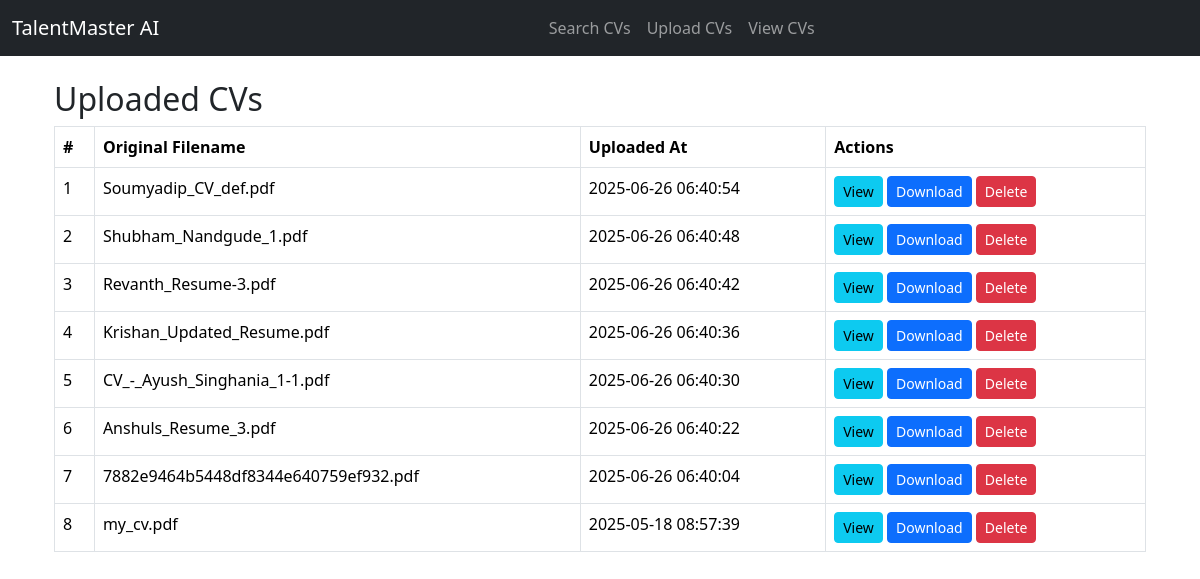
Screenshot of /cvs with the database file from the repository.
### app.py (models this page shows, shortened)
class UploadedCV(db.Model):
    id = db.Column(db.Integer, primary_key=True)
    original_filename = db.Column(db.String(255))
    stored_filename = db.Column(db.String(255), unique=True)
    filepath = db.Column(db.String(255))
    upload_time = db.Column(db.DateTime, default=datetime.utcnow)

### app.py (the view)
@app.route('/cvs')
def cvs():
    uploads = UploadedCV.query.order_by(UploadedCV.upload_time.desc()).all()
    return render_template('cvs.html', uploads=uploads)

### templates/cvs.html (shortened to what this page needs)
{% extends "base.html" %}
{% block content %}
<div class="container mt-4">
  <h2>Uploaded CVs</h2>
  {% if uploads %}
  <table class="table table-bordered table-hover">
    <thead>
      <tr>
        <th>#</th>
        <th>Original Filename</th>
        <th>Uploaded At</th>
        <th>Actions</th>
      </tr>
    </thead>
    <tbody>
      {% for cv in uploads %}
      <tr>
        <td>{{ loop.index }}</td>
        <td>{{ cv.original_filename }}</td>
        <td>{{ cv.upload_time.strftime('%Y-%m-%d %H:%M:%S') }}</td>
        <td>
          <a href="{{ url_for('uploaded_file', filename=cv.stored_filename) }}" target="_blank" class="btn btn-sm btn-info">View</a>
          <a href="{{ url_for('download', cv_id=cv.id) }}" class="btn btn-sm btn-primary">Download</a>
          <form action="{{ url_for('delete', cv_id=cv.id) }}" method="POST" style="display:inline;" onsubmit="return confirm('Are you sure you want to delete this CV?');">
            <button type="submit" class="btn btn-sm btn-danger">Delete</button>
          </form>
        </td>
      </tr>
      {% endfor %}
    </tbody>
  </table>
  {% else %}
  <p>No CVs uploaded yet.</p>
  {% endif %}
</div>
{% endblock %}

### templates/base.html (shortened to what this page needs)
<!DOCTYPE html>
<html lang="en">
<head>
  <link href="https://cdn.jsdelivr.net/npm/bootstrap@5.3.3/dist/css/bootstrap.min.css" rel="stylesheet">
</head>
<body>
  <nav class="navbar navbar-expand-lg navbar-dark bg-dark">
    <div class="container-fluid">
      <a class="navbar-brand" href="{{ url_for('index') }}">TalentMaster AI</a>
      <div class="collapse navbar-collapse justify-content-center" id="navbarNav">
        <ul class="navbar-nav mx-auto">
            <li class="nav-item">
            <a class="nav-link" href="{{ url_for('index') }}">Search CVs</a>
            </li>
            <li class="nav-item">
            <a class="nav-link" href="{{ url_for('upload_cv') }}">Upload CVs</a>
            </li>
            <li class="nav-item">
            <a class="nav-link" href="{{ url_for('cvs') }}">View CVs</a>
            </li>
        </ul>
      </div>
    </div>
  </nav>
  <div class="container mt-4">
    {% block content %}{% endblock %}
  </div>
</body>
</html>

### rows the page displays
UploadedCV: original_filename "Soumyadip_CV_def.pdf", upload_time "2025-06-26 06:40:54"
UploadedCV: original_filename "Shubham_Nandgude_1.pdf", upload_time "2025-06-26 06:40:48"
UploadedCV: original_filename "Revanth_Resume-3.pdf", upload_time "2025-06-26 06:40:42"
UploadedCV: original_filename "Krishan_Updated_Resume.pdf", upload_time "2025-06-26 06:40:36"
UploadedCV: original_filename "CV_-_Ayush_Singhania_1-1.pdf", upload_time "2025-06-26 06:40:30"
UploadedCV: original_filename "Anshuls_Resume_3.pdf", upload_time "2025-06-26 06:40:22"
UploadedCV: original_filename "7882e9464b5448df8344e640759ef932.pdf", upload_time "2025-06-26 06:40:04"
UploadedCV: original_filename "my_cv.pdf", upload_time "2025-05-18 08:57:39"
